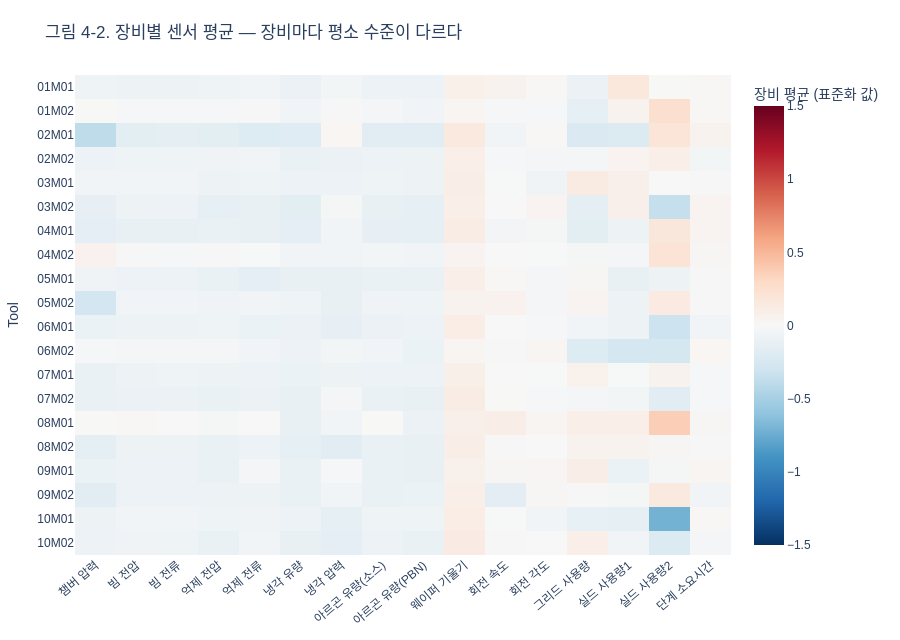

This figure's notebook cell:
### Markdown cell above
### 4-2. 센서 분포와 장비 간 차이 (Q3)

센서는 20대를 합쳐 표준화돼 있어서 **장비별 평균이 0에서 얼마나 벗어나는지**가 곧 장비 간 차이다. 극단값은 지우지 않고 보고만 한다. 냉각 압력의 튀는 값은 고장의 전조일 수도 있어서다.

### Code cell
tool_mean = df.groupby('Tool', observed=True)[FEAT].mean()
tool_mean.columns = [NAMES[s] for s in SENSORS]
fig = px.imshow(tool_mean, zmin=-1.5, zmax=1.5, color_continuous_scale='RdBu_r', aspect='auto',
                labels={'color': '장비 평균 (표준화 값)'}, title='그림 4-2. 장비별 센서 평균 — 장비마다 평소 수준이 다르다')
fig.update_xaxes(tickangle=-40)
show(fig, 640)

x = df[FEAT]
desc = pd.DataFrame({'평균': x.mean(), '표준편차': x.std(), '최소': x.min(), '최대': x.max(),
                     '|값|>5 비율(%)': (x.abs() > 5).mean() * 100,
                     '장비 평균의 최대 이탈': tool_mean.abs().max().to_numpy()})
desc.index = [NAMES[s] for s in SENSORS]
display(desc.round(3))

### Figure 1 — Plotly figure (JSON) as saved in the notebook; plotly's stock layout.template omitted (floating-point values rounded to 4 significant figures; data arrays with more than 128 entries replaced by an {"elided": "..."} marker saying what was removed)
{"data": [{"coloraxis": "coloraxis", "hovertemplate": "x: %{x}<br>Tool: %{y}<br>장비 평균 (표준화 값): %{z}<extra></extra>", "name": "0", "type": "heatmap", "x": ["챔버 압력", "빔 전압", "빔 전류", "억제 전압", "억제 전류", "냉각 유량", "냉각 압력", "아르곤 유량(소스)", "아르곤 유량(PBN)", "웨이퍼 기울기", "회전 속도", "회전 각도", "그리드 사용량", "실드 사용량1", "실드 사용량2", "단계 소요시간"], "xaxis": "x", "y": ["01M01", "01M02", "02M01", "02M02", "03M01", "03M02", "04M01", "04M02", "05M01", "05M02", "06M01", "06M02", "07M01", "07M02", "08M01", "08M02", "09M01", "09M02", "10M01", "10M02"], "yaxis": "y", "z": {"elided": "20x16 float values"}}], "layout": {"coloraxis": {"cmax": 1.5, "cmin": -1.5, "colorbar": {"title": {"text": "장비 평균 (표준화 값)"}}, "colorscale": [[0.0, "rgb(5,48,97)"], [0.1, "rgb(33,102,172)"], [0.2, "rgb(67,147,195)"], [0.3, "rgb(146,197,222)"], [0.4, "rgb(209,229,240)"], [0.5, "rgb(247,247,247)"], [0.6, "rgb(253,219,199)"], [0.7, "rgb(244,165,130)"], [0.8, "rgb(214,96,77)"], [0.9, "rgb(178,24,43)"], [1.0, "rgb(103,0,31)"]]}, "font": {"family": "Malgun Gothic, sans-serif"}, "height": 640, "margin": {"b": 70, "l": 30, "r": 30, "t": 75}, "title": {"text": "그림 4-2. 장비별 센서 평균 — 장비마다 평소 수준이 다르다"}, "xaxis": {"anchor": "y", "domain": [0.0, 1.0], "tickangle": -40}, "yaxis": {"anchor": "x", "autorange": "reversed", "domain": [0.0, 1.0], "title": {"text": "Tool"}}}}
